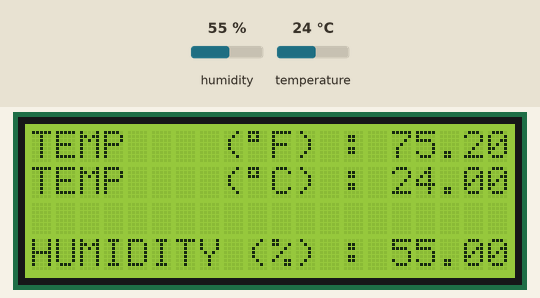
Recording of a sketch running on a simulated Arduino Uno, built with avr-gcc and run on an emulated ATmega328P. On the bench: 20×4 character LCD. The test bench sets the inputs (shaded band); at power-on: humidity 55 %, temperature 24 °C.

Above: at 1.2 s.
1.3 s: humidity set to 22 %
At 2.8 s:
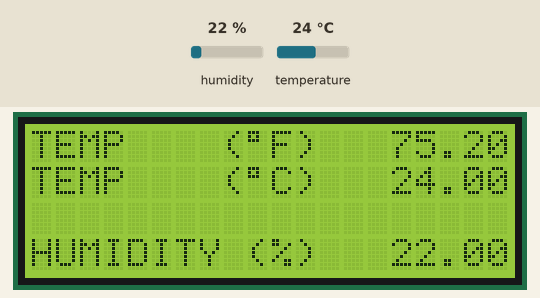
4.6 s: temperature set to 12 °C
At 6.7 s:
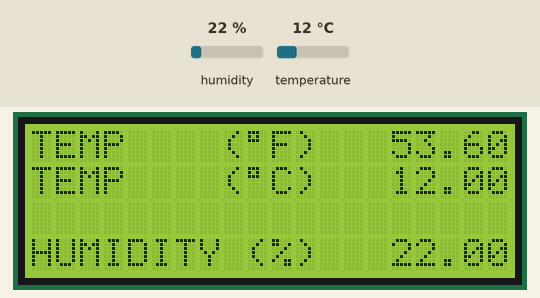
8.6 s: humidity set to 40 %
At 10.7 s:
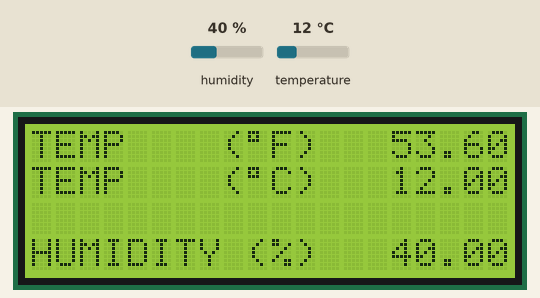
12.7 s: temperature set to 19 °C
At 14.6 s:
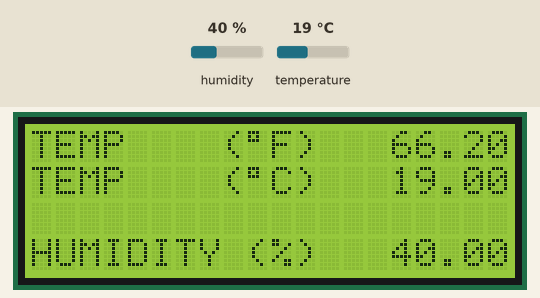
Timing chart, 0 to 16.1 s (numbered marks = the images above; inputs shaded):
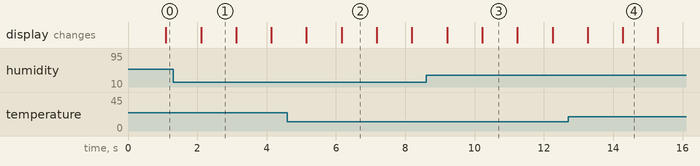

Measured:
- after the input at 1.3 s, the display: changes after 0.81 s (image 1)
- after the input at 4.6 s, the display: first differs from a run without the input after 1.6 s (image 2)
- after the input at 8.6 s, the display: first differs from a run without the input after 1.6 s (image 3)
- after the input at 12.7 s, the display: first differs from a run without the input after 1.6 s (image 4)
- what the display in image 1 shows lasts 1.0 s, from 2.1 s to 3.1 s

The sketch:

dht22_temp_hum_display_v2.ino
```cpp
#include <LiquidCrystal.h>
#include "DHT.h"

// initialize the library by associating any needed LCD interface pin
// with the arduino pin number it is connected to
const int rs = 2, rw = 3, en = 4,
          d0 = 5, d1 = 6, d2 = 7, d3 = 8, d4 = 9, d5 = 10, d6 = 11, d7 = 12, // d7 was 12
          dhtpin = 13;

int cnt = 1;
float h;
float t;
float f;

int ledState = LOW;
unsigned long previousMillis = 0;
const long interval = 500;

LiquidCrystal lcd(rs, rw, en, d0, d1, d2, d3, d4, d5, d6, d7);
DHT dht(dhtpin, DHT22);

void setup() {
  // set up the LCD's number of columns and rows:
  lcd.begin(20, 4);
  dht.begin();
}

void loop() {
  if (cnt == 1) {
    h = dht.readHumidity();
    t = dht.readTemperature();
    f = dht.readTemperature(true);
  }
  if (isnan(h) || isnan(t) || isnan(f)) {
    lcd.clear();
    lcd.print("Sensor read error!");
    delay(1000);
    return;
  }
  lcd.clear();
  lcd.print("TEMP    (");
  lcd.print(char(223));
  lcd.print("F) ");
  lcd.print(cnt % 2 == 0 ? ": " : "  ");
  lcd.print(f);
  lcd.setCursor(0,1);
  lcd.print("TEMP    (");
  lcd.print(char(223));
  lcd.print("C) ");
  lcd.print(cnt % 2 == 0 ? ": " : "  ");
  lcd.print(t);
  lcd.setCursor(0,3);
  lcd.print("HUMIDITY (%) ");
  lcd.print(cnt % 2 == 0 ? ": " : "  ");
  lcd.print(h);
  lcd.setCursor(0,0);
  cnt += 1;
  if (cnt == 3) {
    cnt = 1;
  }
  delay(1000);
}
```
